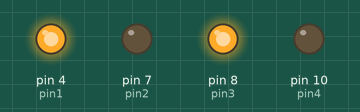
This sketch was run on a simulated Arduino Uno, built with avr-gcc and run on an emulated ATmega328P. Shown: output pins drawn as LEDs (lit = HIGH).

Above: at 0.1 s.
At 1.0 s:
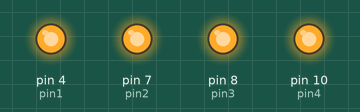
At 1.75 s:
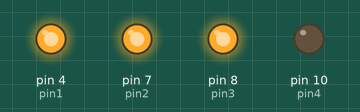
At 3.1 s:
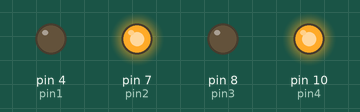
At 4.35 s:
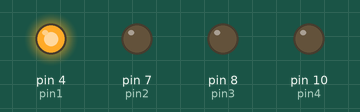
At 5.3 s:
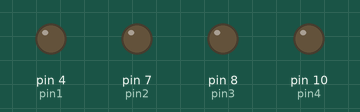
Timing chart, 0 to 6.4 s (numbered marks = the images above):
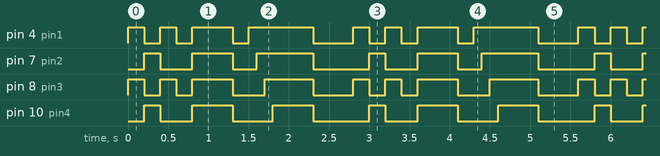

The sketch:

Lights_4.ino
```cpp
int pin1 = 4;
int pin2 = 7;
int pin3 = 8;
int pin4 = 10;

void setup() {
  // put your setup code here, to run once:
  pinMode (pin1,OUTPUT);
  pinMode (pin2,OUTPUT);
  pinMode (pin3,OUTPUT);
  pinMode (pin4,OUTPUT);
}

int time = 200;
int time2 = 500;
int time3 = 100;

void loop() {
  // put your main code here, to run repeatedly:
  digitalWrite (pin1,HIGH);
  digitalWrite (pin2,LOW);
  digitalWrite (pin3,HIGH);
  digitalWrite (pin4,LOW);
  delay(time);
  digitalWrite (pin1,LOW);
  digitalWrite (pin2,HIGH);
  digitalWrite (pin3,LOW);
  digitalWrite (pin4,HIGH);
  delay(time);
  digitalWrite (pin1,HIGH);
  digitalWrite (pin2,LOW);
  digitalWrite (pin3,HIGH);
  digitalWrite (pin4,LOW);
  delay(time);
  digitalWrite (pin1,LOW);
  digitalWrite (pin2,LOW);
  digitalWrite (pin3,LOW);
  digitalWrite (pin4,LOW);
  delay(time);
  digitalWrite (pin1,HIGH);
  digitalWrite (pin2,HIGH);
  digitalWrite (pin3,HIGH);
  digitalWrite (pin4,HIGH);
  delay(time2);
  digitalWrite (pin1,LOW);
  digitalWrite (pin2,LOW);
  digitalWrite (pin3,LOW);
  digitalWrite (pin4,LOW);
  delay(time);
  digitalWrite (pin1,HIGH);
  delay(time3);
  digitalWrite (pin2,HIGH);
  delay(time3);
  digitalWrite (pin3,HIGH);
  delay(time3);
  digitalWrite (pin4,HIGH);
  delay(time2);
  digitalWrite (pin1,LOW);
  digitalWrite (pin2,LOW);
  digitalWrite (pin3,LOW);
  digitalWrite (pin4,LOW);
  delay(time2);
}
```

Measured:
- by itself, pin 4 (pin1): repeats every 2.8 s: LOW 0.20 s, HIGH 0.20 s, LOW 0.20 s, HIGH 0.50 s, LOW 0.20 s, HIGH 0.80 s, LOW 0.50 s, HIGH 0.20 s
- by itself, pin 7 (pin2): repeats every 2.8 s: LOW 0.40 s, HIGH 0.50 s, LOW 0.30 s, HIGH 0.70 s, LOW 0.70 s, HIGH 0.20 s
- by itself, pin 8 (pin3): repeats every 2.8 s: LOW 0.20 s, HIGH 0.20 s, LOW 0.20 s, HIGH 0.50 s, LOW 0.40 s, HIGH 0.60 s, LOW 0.50 s, HIGH 0.20 s
- by itself, pin 10 (pin4): repeats every 2.8 s: LOW 0.40 s, HIGH 0.50 s, LOW 0.50 s, HIGH 0.50 s, LOW 0.70 s, HIGH 0.20 s
